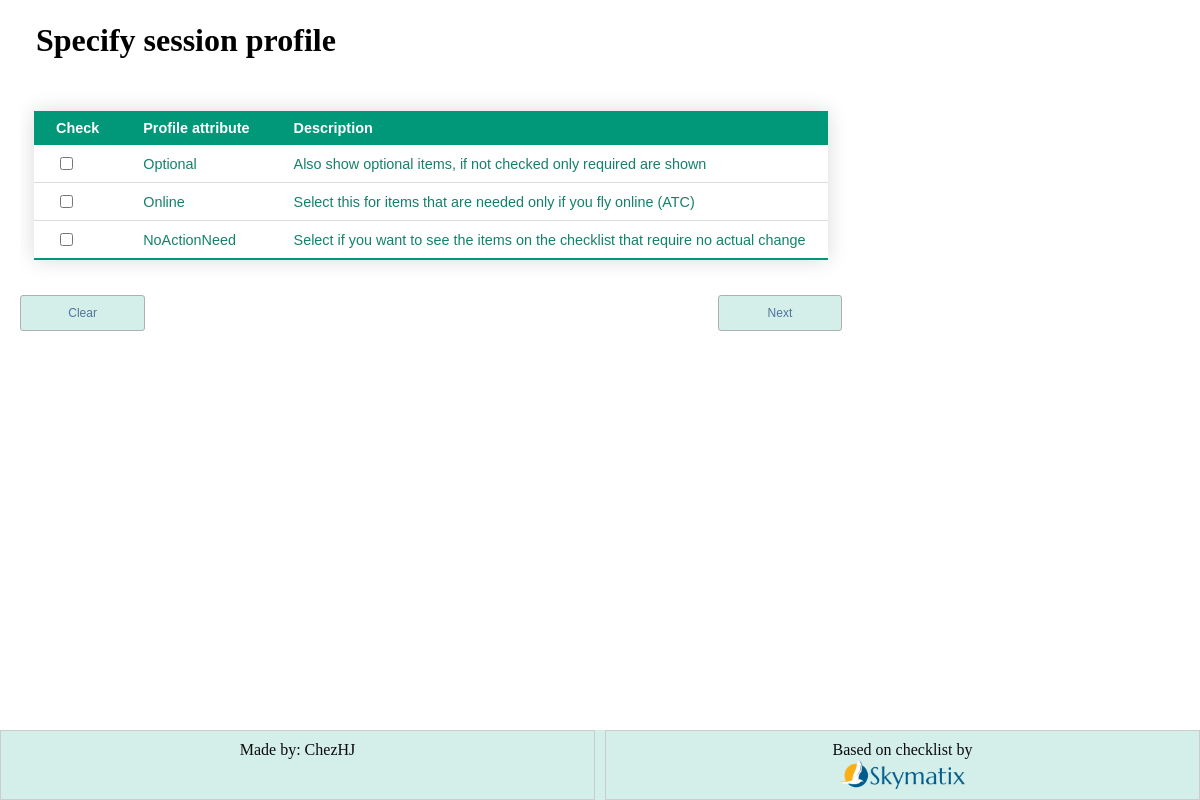
The app's page /, older data.
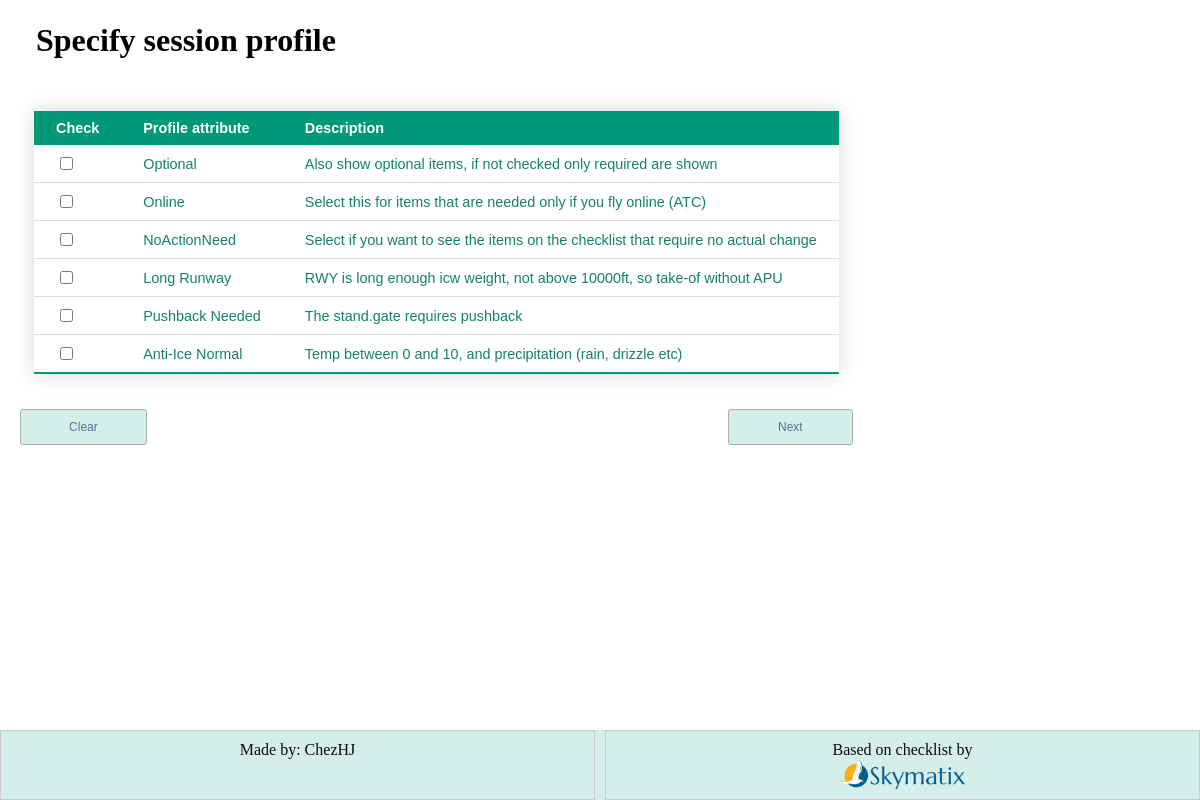
The same page, newer data.
### checklist/models.py (models this page shows, shortened)
class Attribute(models.Model):
    title = models.CharField(max_length=30)
    order = models.PositiveIntegerField()
    description = models.TextField(blank=True)
    show = models.BooleanField(default="True")
    over_ruled_by = models.ForeignKey(
        "self", on_delete=models.SET_NULL, blank=True, null=True
    )

### checklist/views.py (the view)
# urls.py: path("", views.profile_view, name="start"),
def profile_view(request):
    if "Clean" in request.GET:
        request.session.flush()
    attributes = Attribute.objects.order_by("order")
    return TemplateResponse(
        request,
        "checklist/profile.html",
        {
            "attributes": attributes,
        },
    )

### checklist/templatetags/environment_tags.py (called while the page is built)
@register.filter
def setting(key):
    return getattr(conf_settings, key, None)

### checklist/templates/checklist/profile.html (shortened to what this page needs)
{% extends 'checklist/base.html' %}
{% load environment_tags %}
{% block content %}
<div style="width:fit-content" >
<form action="{% url 'checklist:update_profile' %}" method="post">
    <fieldset style="border:0">
        <legend><h1>Specify session profile</h1></legend>
        <table id="Table1" class="styled-table">
            <thead>
                <tr>
                    <th>Check</th>
                    <th>Profile attribute</th>
                    <th>Description</th>
                </tr>
            </thead>
            <tbody>
            {% for check in attributes.all %}
                {% if check.show %}
                    <tr><td>
                    <input type="checkbox" name="attributes" id="{{ forloop.counter }}" value={{ check.id }}
                    {% if check.id in request.session.attrib %}
                        CHECKED/>
                    {% else %}
                        />
                    {% endif %}
                    </td>
                    <td><label for="{{ forloop.counter }}">{{ check.title }}</label></td>
                    <td><label for="{{ forloop.counter }}">{{ check.description }}</label></td></tr>
                {% endif %}
            {% endfor %}
            </tbody>
        </table>
    </fieldset>
    <a class="btn btn-left" href="{% url 'checklist:profile' %}?Clean ">Clear</a>
           <input class="btn btn-right" type="submit" value="Next">
    </form>
</div>
{% endblock %}

### checklist/templates/checklist/base.html (shortened to what this page needs)
<html>
<head>
</head>
<!DOCTYPE html>
<html lang="en">
<head>
</head>
{% load static %}
{% load environment_tags %}
<link rel="stylesheet" type="text/css" href="{% static 'checklist/style.css' %}">
<body class="body">
    <div class="content" id="content" name="content">
	{% block content %}
	{% endblock %}
    </div>
    <div class="footer">
        <div class="column">
        Made by: ChezHJ<br>
        </div>
        <div class="column">
            Based on checklist by<br>
            <a href="https://forums.x-plane.org/index.php?/profile/136100-skymatix/" target="_blank">
                <img src="{% static 'checklist/VA_logo.png' %}" alt="Skymatix logo" class="footer-img" >
            </a>
        </div>
    </div>
</body>
</html>

### checklist/static/checklist/style.css (style rules this page uses)
.styled-table { border-collapse: collapse; margin: 25px 0; font-size: 0.9em; font-family: sans-serif; min-width: 400px; color: #14816b; box-shadow: 0 0 20px rgba(0, 0, 0, 0.15); }
.styled-table thead tr { background-color: #009879; color: #ffffff; text-align: left; }
.styled-table th, .styled-table td { padding: 9px 22px; }
.styled-table tbody tr { border-bottom: 1px solid #dddddd; }
.styled-table tbody tr:last-of-type { border-bottom: 2px solid #009879; }
.btn { font-family: sans-serif; text-align: center; font-size: 12px; color: #51739d; background-color: #d4eee9; border-radius: 3px; width: 15%; padding: 10px 0; border: 1px solid #afafaf; text-decoration: none; cursor: pointer; }
.btn-right { float: right; }
.btn-left { float: left; }
.footer { left: 0; bottom: 0; width: 100%; background-color: rgb(212, 238, 233); color: rgb(11, 11, 11); text-align: center; height: 70px; position: absolute; right: 0px; overflow: hidden; display: grid; grid-template-columns: 1fr 1fr; gap: 10px; }
.body { height: 100%; width: 100%; margin: 0; overflow: auto; }
.content { position: absolute; top: 1px; bottom: 70px; left: 20px; right: 0px; overflow: auto; margin-bottom: 20px; }
.column { border: 1px solid #ccc; padding: 10px; }
.footer-img { width: auto; height: 30px; }

Row changes from the older to the newer data that the page shows:
added Attribute: title "Long Runway", description "RWY is long enough icw weight, not above 10000ft, so take-of without APU"
added Attribute: title "Pushback Needed", description "The stand.gate requires pushback"
added Attribute: title "Anti-Ice Normal", description "Temp between 0 and 10, and precipitation (rain, drizzle etc)"
